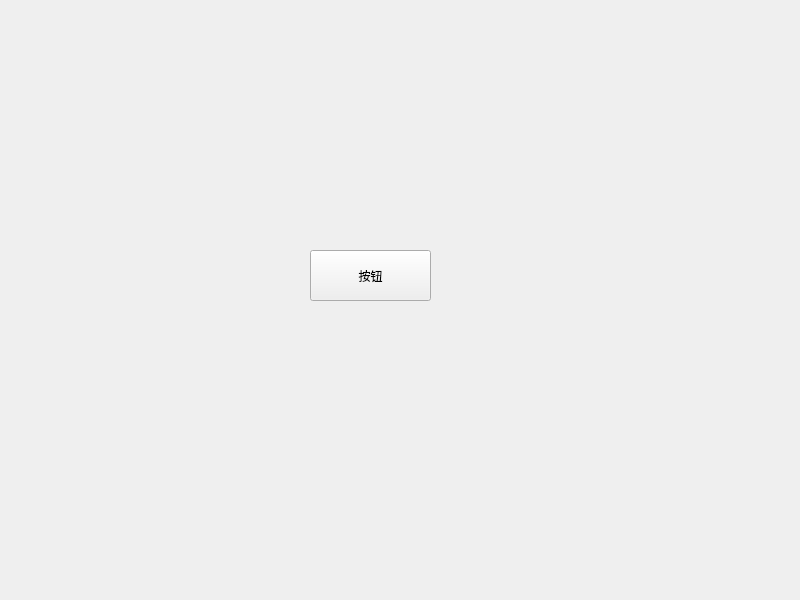
<?xml version="1.0" encoding="UTF-8"?>
<ui version="4.0">
 <class>MyEvent</class>
 <widget class="QWidget" name="MyEvent">
  <property name="geometry">
   <rect>
    <x>0</x>
    <y>0</y>
    <width>800</width>
    <height>600</height>
   </rect>
  </property>
  <property name="windowTitle">
   <string>MyEvent</string>
  </property>
  <widget class="QPushButton" name="pushButton">
   <property name="geometry">
    <rect>
     <x>310</x>
     <y>250</y>
     <width>121</width>
     <height>51</height>
    </rect>
   </property>
   <property name="text">
    <string>按钮</string>
   </property>
  </widget>
 </widget>
 <resources/>
 <connections/>
</ui>
